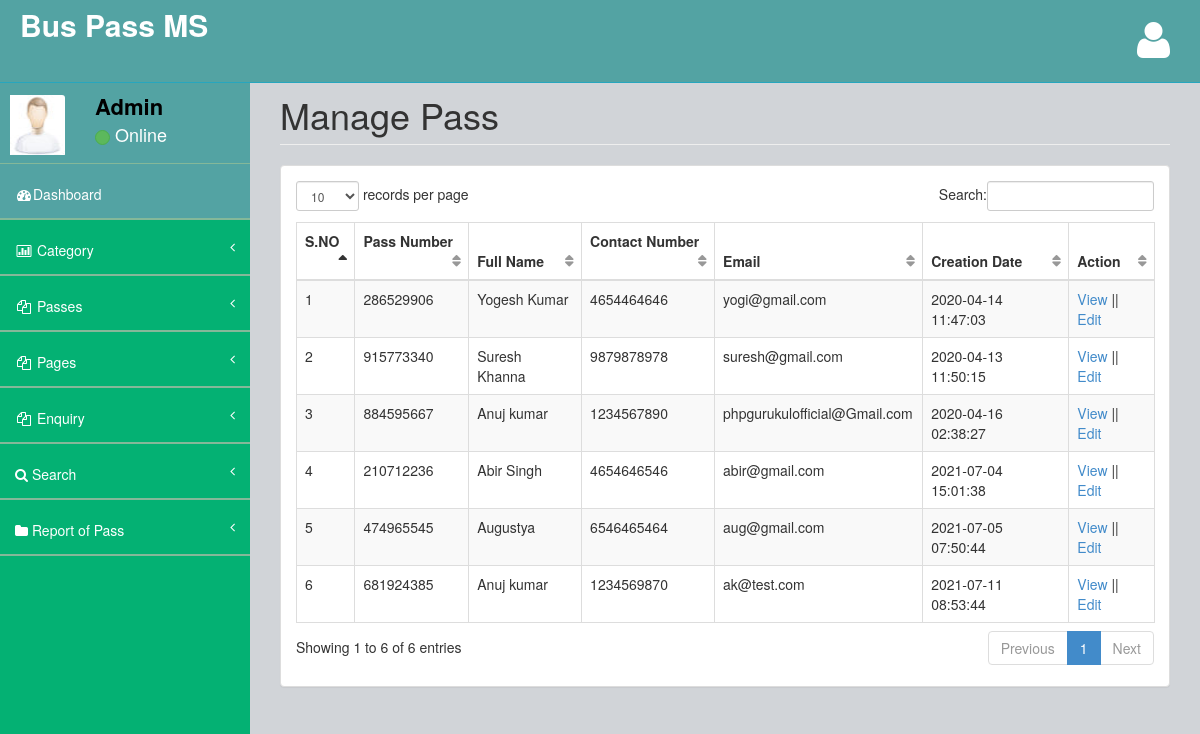
Page /buspassms/admin/manage-pass.php (signed in) on the committed database.
### tables this page shows
CREATE TABLE `tblpass` (
  `ID` int(10) NOT NULL,
  `PassNumber` varchar(200) DEFAULT NULL,
  `FullName` varchar(200) DEFAULT NULL,
  `ProfileImage` varchar(200) DEFAULT NULL,
  `ContactNumber` bigint(10) DEFAULT NULL,
  `Email` varchar(200) DEFAULT NULL,
  `IdentityType` varchar(200) DEFAULT NULL,
  `IdentityCardno` varchar(200) DEFAULT NULL,
  `Category` varchar(100) DEFAULT NULL,
  `Source` varchar(200) DEFAULT NULL,
  `Destination` varchar(200) DEFAULT NULL,
  `FromDate` varchar(200) DEFAULT NULL,
  `ToDate` varchar(200) DEFAULT NULL,
  `Cost` decimal(10,0) DEFAULT NULL,
  `PasscreationDate` timestamp NULL DEFAULT current_timestamp()
);

### buspassms/admin/manage-pass.php (the view, shortened to what this page needs)
<?php
include('includes/dbconnection.php');
if (strlen($_SESSION['bpmsaid']==0)) {
  header('location:logout.php');
  } else{
  ?>
<!DOCTYPE html>
<html>
<head>
    <link href="assets/plugins/bootstrap/bootstrap.css" rel="stylesheet" />
    <link href="assets/font-awesome/css/font-awesome.css" rel="stylesheet" />
    <link href="assets/plugins/pace/pace-theme-big-counter.css" rel="stylesheet" />
  <link href="assets/css/style.css" rel="stylesheet" />
      <link href="assets/css/main-style.css" rel="stylesheet" />
    <link href="assets/plugins/dataTables/dataTables.bootstrap.css" rel="stylesheet" />
</head>
<body>
    <div id="wrapper">
       <?php include_once('includes/header.php');?>
        <?php include_once('includes/sidebar.php');?>
        <div id="page-wrapper">
            <div class="row">
                <div class="col-lg-12">
                    <h1 class="page-header">Manage Pass</h1>
                </div>
            </div>
            <div class="row">
                <div class="col-lg-12">
                    <div class="panel panel-default">
                        <div class="panel-body">
                            <div class="table-responsive">
                                <table class="table table-striped table-bordered table-hover" id="dataTables-example">
                                    <thead>
                                        <tr>
                                            <th>S.NO</th>
                                           <th>Pass Number</th>
                                            <th>Full Name</th>
                                            <th>Contact Number</th>
                                            <th>Email</th>
                                            <th>Creation Date</th>
                                            <th>Action</th>
                                        </tr>
                                    </thead>
                                    <tbody>
                                        <?php
$sql="SELECT * from tblpass";
$query = $dbh -> prepare($sql);
$query->execute();
$results=$query->fetchAll(PDO::FETCH_OBJ);
$cnt=1;
if($query->rowCount() > 0)
{
foreach($results as $row)
{               ?>
                                       <tr>
                  <td><?php echo htmlentities($cnt);?></td>
                  <td><?php  echo htmlentities($row->PassNumber);?></td>
                  <td><?php  echo htmlentities($row->FullName);?></td>
                  <td><?php  echo htmlentities($row->ContactNumber);?></td>
                  <td><?php  echo htmlentities($row->Email);?></td>
                  <td><?php  echo htmlentities($row->PasscreationDate);?></td>
                  <td><a href="view-pass-detail.php?viewid=<?php echo htmlentities ($row->ID);?>">View</a>  ||  <a href="edit-pass-detail.php?editid=<?php echo htmlentities ($row->ID);?>">Edit</a></td>
                </tr>
               <?php $cnt=$cnt+1;}} ?>
                                    </tbody>
                                </table>
                            </div>
                        </div>
                    </div>
                </div>
            </div>
        </div>
    </div>
</body>
</html>
<?php }  ?>

### buspassms/admin/includes/sidebar.php (shortened to what this page needs)
<?php
include('includes/dbconnection.php');
?>
        <nav class="navbar-default navbar-static-side" role="navigation">
            <div class="sidebar-collapse">
                <ul class="nav" id="side-menu">
                    <li>
                        <div class="user-section">
                            <div class="user-section-inner">
                                <img src="assets/img/user.jpg" alt="">
                            </div>
                            <div class="user-info">
                                <?php
$aid=$_SESSION['bpmsaid'];
$sql="SELECT AdminName from  tbladmin where ID=:aid";
$query = $dbh -> prepare($sql);
$query->bindParam(':aid',$aid,PDO::PARAM_STR);
$query->execute();
$results=$query->fetchAll(PDO::FETCH_OBJ);
$cnt=1;
if($query->rowCount() > 0)
{
foreach($results as $row)
{               ?>
                                <div><strong><?php  echo $row->AdminName;?></strong></div>
                                <div class="user-text-online">
                                    <span class="user-circle-online btn btn-success btn-circle "></span>&nbsp;Online
                                </div>
                            </div>
                            <?php $cnt=$cnt+1;}} ?>
                        </div>
                    </li>
                    <li class="selected">
                        <a href="dashboard.php"><i class="fa fa-dashboard fa-fw"></i>Dashboard</a>
                    </li>
                    <li>
                        <a href="#"><i class="fa fa-bar-chart-o fa-fw"></i> Category<span class="fa arrow"></span></a>
                    </li>
                    <li>
                        <a href="#"><i class="fa fa-files-o fa-fw"></i> Passes<span class="fa arrow"></span></a>
                    </li>
                    <li>
                        <a href="#"><i class="fa fa-files-o fa-fw"></i> Pages<span class="fa arrow"></span></a>
                    </li>
                    <li>
                        <a href="#"><i class="fa fa-files-o fa-fw"></i> Enquiry<span class="fa arrow"></span></a>
                    </li>
                    <li>
                        <a href="search-pass.php"><i class="fa fa-search"></i>  Search<span class="fa arrow"></span></a>
                        </li>
                        <li>
                        <a href="pass-bwdates-report.php"><i class="fa fa-folder"></i>  Report of Pass<span class="fa arrow"></span></a>
                        </li>
                </ul>
            </div>
        </nav>

### buspassms/admin/assets/css/style.css (style rules this page uses)
body { //background-color: #f8f8f8; background: url("../images/img1.jpg") no-repeat; }
#wrapper { width: 100%; margin-top: 55px!important; background-color:#04B173; }
#page-wrapper { padding: 0 15px; min-height: 568px; background-color:rgb(209, 212, 216); }
.navbar-static-side ul li { border-bottom:1px solid #84B899 !important; }
.arrow { float: right; }
.fa.arrow:before { content: "\f104"; }
@media (min-width:768px) { .navbar-static-side { z-index: 1; position: absolute; width: 250px; } }
table.dataTable thead .sorting, table.dataTable thead .sorting_asc:after, table.dataTable thead .sorting_desc, table.dataTable thead .sorting_asc_disabled, table.dataTable thead .sorting_desc_disabled { background: transparent; }
table.dataTable thead .sorting_asc:after { content: "\f0de"; float: right; font-family: fontawesome; }
table.dataTable thead .sorting:after { content: "\f0dc"; float: right; font-family: fontawesome; color: rgba(50,50,50,.5); }
.btn-circle { width: 30px; height: 30px; padding: 6px 0; border-radius: 15px; text-align: center; font-size: 12px; line-height: 1.428571429; }

### buspassms/admin/assets/css/main-style.css (style rules this page uses)
.user-section-inner { height: 65px; width: 65px; -moz-border-radius: 3px; -webkit-border-radius: 3px; border-radius: 3px; overflow: hidden; display: inline-block; float: left; margin-right: 15px; margin-top: 20px; }
.user-section-inner img { margin-left:10px; width:55px; height:60px; }
.user-info { display: block; color:#000!important; display: inline-block; padding: 15px; margin-bottom: 0px }
.user-text-online { font-size:18px; color:#fff }
.user-circle-online { width: 15px!important; height: 15px!important; }
.nav > li > a { padding: 20px 15px; }
#side-menu { background-color:#04B173; }
#side-menu a { color:#fff; border-bottom: 1px solid #84B899 !important; height: 55px; }
.selected { background-color:rgb(83, 163, 163); }
.navbar-default { border-color: #27A6BE; }
@media (min-width:768px) { #page-wrapper { position: inherit; margin: 0 0 0 250px; padding: 0 30px; min-height: 1000px; } }

### rows in the picture
tblpass: PassNumber "286529906", FullName "Yogesh Kumar", ContactNumber "4654464646", Email "yogi@gmail.com", PasscreationDate "2020-04-14 11:47:03"
tblpass: PassNumber "915773340", FullName "Suresh Khanna", ContactNumber "9879878978", Email "suresh@gmail.com", PasscreationDate "2020-04-13 11:50:15"
tblpass: PassNumber "884595667", FullName "Anuj kumar", ContactNumber "1234567890", Email "phpgurukulofficial@Gmail.com", PasscreationDate "2020-04-16 02:38:27"
tblpass: PassNumber "210712236", FullName "Abir Singh", ContactNumber "4654646546", Email "abir@gmail.com", PasscreationDate "2021-07-04 15:01:38"
tblpass: PassNumber "474965545", FullName "Augustya", ContactNumber "6546465464", Email "aug@gmail.com", PasscreationDate "2021-07-05 07:50:44"
tblpass: PassNumber "681924385", FullName "Anuj kumar", ContactNumber "1234569870", Email "ak@test.com", PasscreationDate "2021-07-11 08:53:44"

### other values in the picture
$row->AdminName "Admin"
